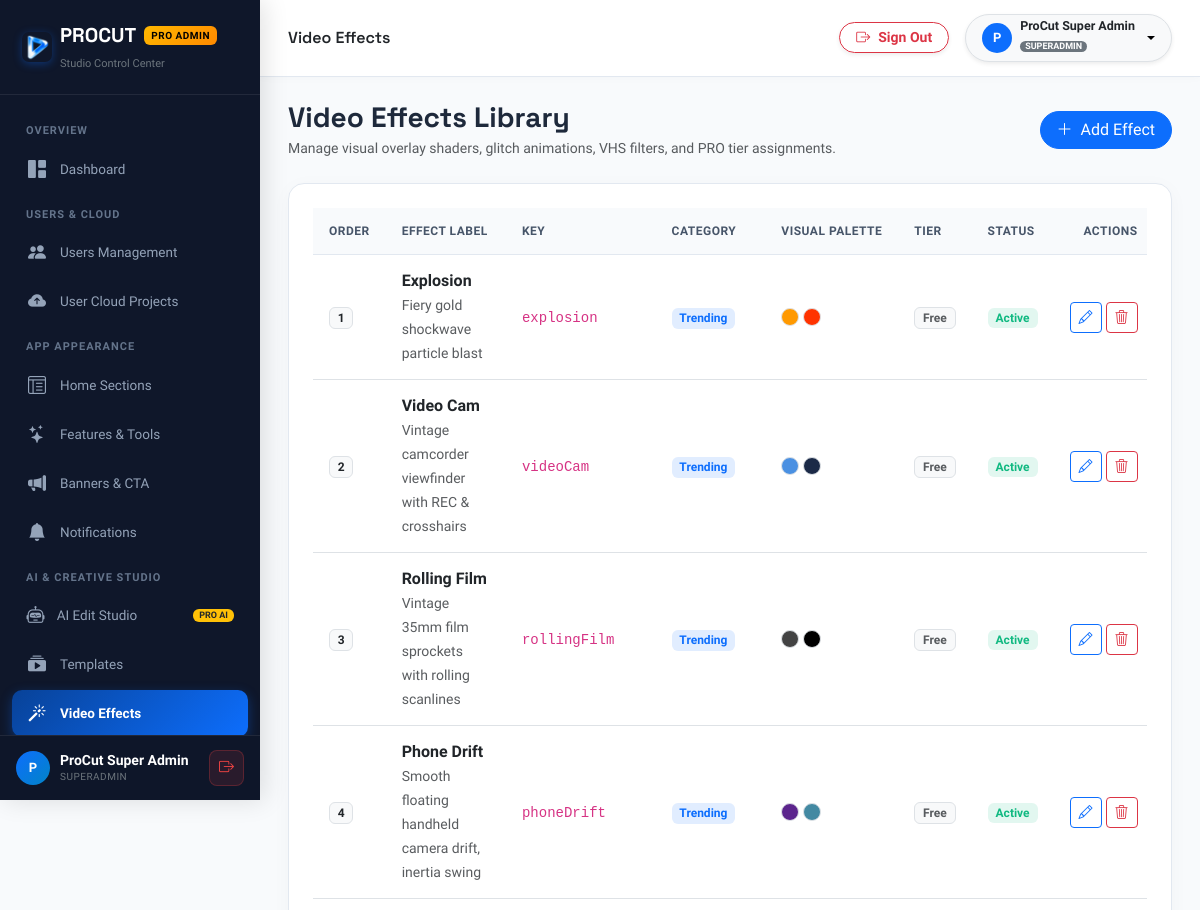
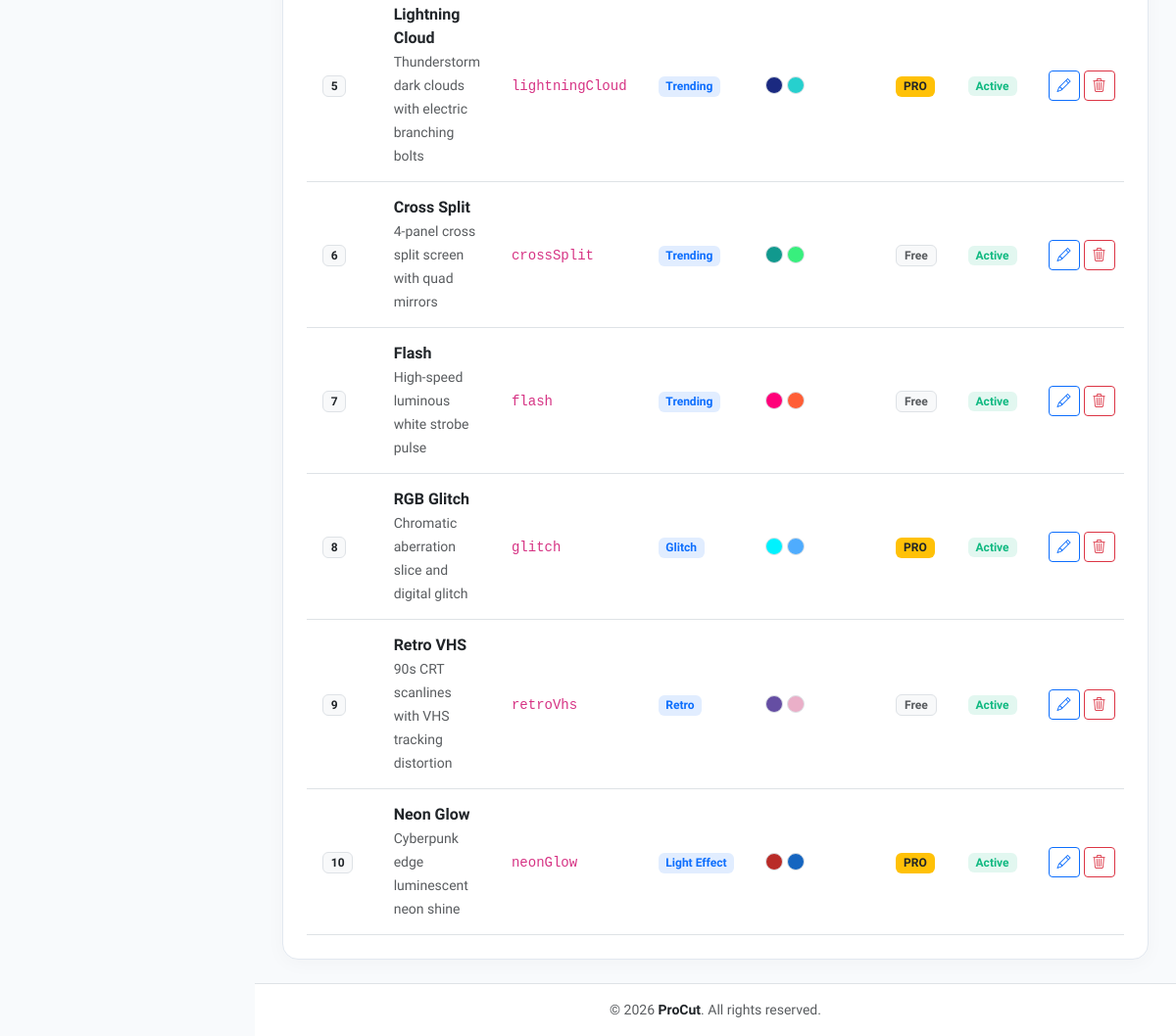
/admin/effects.php (signed in), run on the app's committed database (2 pictures, top to bottom).
### tables this page shows
CREATE TABLE IF NOT EXISTS effects (
    id INT AUTO_INCREMENT PRIMARY KEY,
    effect_key VARCHAR(100) NOT NULL UNIQUE,
    label VARCHAR(255) NOT NULL,
    category VARCHAR(100) NOT NULL DEFAULT 'Trending',
    description TEXT NULL,
    icon_name VARCHAR(100) NOT NULL,
    color1 VARCHAR(32) DEFAULT '0xFF2C2F38',
    color2 VARCHAR(32) DEFAULT '0xFF1E2028',
    is_pro TINYINT(1) DEFAULT 0,
    is_enabled TINYINT(1) DEFAULT 1,
    display_order INT DEFAULT 0,
    created_at DATETIME DEFAULT CURRENT_TIMESTAMP,
    updated_at DATETIME DEFAULT CURRENT_TIMESTAMP ON UPDATE CURRENT_TIMESTAMP,
    INDEX idx_effects_order (display_order),
    INDEX idx_effects_cat (category)
);

### config/database.php (called while the page is built, shortened)
<?php
class Database {
    private static ?PDO $pdo = null;
    public static function getConnection(): PDO {
        $cfgFile = dirname(__DIR__) . '/config.json';
        $cfg = [];
        if (file_exists($cfgFile)) {
            $cfg = @json_decode(file_get_contents($cfgFile), true) ?: [];
        }
        $mysqlCfg = $cfg['mysql'] ?? [];
        $host = (defined('DB_HOST') && DB_HOST !== '127.0.0.1' && DB_HOST !== 'localhost')
            ? DB_HOST
            : ($mysqlCfg['host'] ?? getenv('DB_HOST') ?: (defined('DB_HOST') ? DB_HOST : '127.0.0.1'));
        if ($host === 'localhost') {
            $host = '127.0.0.1';
        }
        $port = (defined('DB_PORT') && DB_PORT != '3306')
            ? DB_PORT
            : ($mysqlCfg['port'] ?? getenv('DB_PORT') ?: '3306');
        $dbname = (defined('DB_NAME') && DB_NAME !== 'procut_db')
            ? DB_NAME
            : ($mysqlCfg['database'] ?? getenv('DB_NAME') ?: (defined('DB_NAME') ? DB_NAME : 'procut_db'));
        $user = (defined('DB_USER') && DB_USER !== 'root')
            ? DB_USER
            : ($mysqlCfg['user'] ?? getenv('DB_USER') ?: (defined('DB_USER') ? DB_USER : 'root'));
        $pass = (defined('DB_PASS') && DB_PASS !== '')
            ? DB_PASS
            : ($mysqlCfg['password'] ?? (getenv('DB_PASS') !== false ? getenv('DB_PASS') : (defined('DB_PASS') ? DB_PASS : '')));
        $socket = '/Applications/XAMPP/xamppfiles/var/mysql/mysql.sock';
        $dsn = "mysql:host={$host};port={$port};dbname={$dbname};charset=utf8mb4";
        $options = [
            PDO::ATTR_ERRMODE            => PDO::ERRMODE_EXCEPTION,
            PDO::ATTR_DEFAULT_FETCH_MODE => PDO::FETCH_ASSOC,
            PDO::ATTR_EMULATE_PREPARES   => false,
            PDO::MYSQL_ATTR_INIT_COMMAND => "SET NAMES utf8mb4 COLLATE utf8mb4_unicode_ci"
        ];
        try {
            self::$pdo = new PDO($dsn, $user, $pass, $options);
        } catch (PDOException $e) {
            if (PHP_OS_FAMILY === 'Darwin' && empty(ini_get('open_basedir')) && @file_exists($socket)) {
                try {
                    $socketDsn = "mysql:unix_socket={$socket};dbname={$dbname};charset=utf8mb4";
                    self::$pdo = new PDO($socketDsn, $user, $pass, $options);
                    return self::$pdo;
                } catch (PDOException $e2) {
                }
            }
            $isApi = str_contains($_SERVER['REQUEST_URI'] ?? '', '/api/');
            if ($isApi) {
                http_response_code(500);
                header('Content-Type: application/json; charset=utf-8');
                die(json_encode([
                    'success' => false,
                    'error' => 'Database connection failed: ' . $e->getMessage()
                ]));
            }
            http_response_code(200);
            header('Content-Type: text/html; charset=utf-8');
            die('<!DOCTYPE html>
<html lang="en">
<head>
    <meta charset="UTF-8">
    <meta name="viewport" content="width=device-width, initial-scale=1.0">
    <title>Database Connection Required — ProCut</title>
    <link href="https://fonts.googleapis.com/css2?family=Plus+Jakarta+Sans:wght@400;600;700&display=swap" rel="stylesheet">
    <style>
        body { font-family: "Plus Jakarta Sans", sans-serif; background: #0F172A; color: #E2E8F0; display: flex; align-items: center; justify-content: center; min-height: 100vh; margin: 0; padding: 20px; }
        .box { background: rgba(30, 41, 59, 0.85); border: 1px solid rgba(255,255,255,0.1); border-radius: 16px; max-width: 580px; width: 100%; padding: 32px; box-shadow: 0 20px 50px rgba(0,0,0,0.5); }
        h2 { color: #F59E0B; margin-top: 0; font-size: 1.4rem; display: flex; align-items: center; gap: 8px; }
        p { line-height: 1.6; color: #94A3B8; font-size: 0.95rem; }
        .error-chip { background: rgba(239, 68, 68, 0.15); color: #F87171; border: 1px solid rgba(239,68,68,0.3); border-radius: 8px; padding: 10px 14px; font-family: monospace; font-size: 0.85rem; word-break: break-all; margin: 16px 0; }
        .code-box { background: #080e1a; border: 1px solid rgba(255,255,255,0.08); border-radius: 8px; padding: 14px; font-family: monospace; font-size: 0.85rem; color: #38BDF8; line-height: 1.5; margin: 16px 0; }
        .step { margin-top: 12px; color: #CBD5E1; font-size: 0.9rem; }
        strong { color: #FFF; }
    </style>
</head>
<body>
    <div class="box">
        <h2>⚠️ Database Connection Setup Required</h2>
        <p>The ProCut server cannot connect to your MySQL database with the current credentials.</p>
        <div class="error-chip">' . htmlspecialchars($e->getMessage()) . '</div>
        <p><strong>Attempted Connection:</strong><br>
        Host: <code>' . htmlspecialchars($host) . '</code> | Database: <code>' . htmlspecialchars($dbname) . '</code> | User: <code>' . htmlspecialchars($user) . '</code></p>
        <div class="step"><strong>How to Fix on InfinityFree:</strong></div>
        <p>Open <strong>File Manager</strong> &rarr; <strong>htdocs</strong> &rarr; <strong>config/config.php</strong> (or <strong>config.json</strong>) and enter your InfinityFree MySQL details:</p>
        <div class="code-box">
define(\'DB_HOST\', \'<strong>sql3xx.infinityfree.com</strong>\');<br>
define(\'DB_NAME\', \'<strong>epiz_xxxxxxx_procut_db</strong>\');<br>
define(\'DB_USER\', \'<strong>epiz_xxxxxxx</strong>\');<br>
define(\'DB_PASS\', \'<strong>your_vpanel_password</strong>\');
        </div>
        <p style="font-size:0.85rem; color:#64748B;">You can copy these 4 details directly from your InfinityFree Account Management page under <em>Database Details</em>.</p>
    </div>
</body>
</html>');
        }
        return self::$pdo;
    }
    public static function query(string $sql, array $params = []): PDOStatement {
        $stmt = self::getConnection()->prepare($sql);
        $stmt->execute($params);
        return $stmt;
    }
    public static function fetchAll(string $sql, array $params = []): array {
        return self::query($sql, $params)->fetchAll();
    }
}

### admin/effects.php (the view, shortened to what this page needs)
<?php
$effects = Database::fetchAll("SELECT * FROM effects ORDER BY display_order ASC");
require_once __DIR__ . '/includes/header.php';
require_once __DIR__ . '/includes/sidebar.php';
require_once __DIR__ . '/includes/navbar.php';
?>
<div class="d-flex flex-wrap justify-content-between align-items-center mb-4 gap-3">
    <div>
        <h3 class="fw-bold mb-1 brand-font">Video Effects Library</h3>
        <p class="text-muted small mb-0">Manage visual overlay shaders, glitch animations, VHS filters, and PRO tier assignments.</p>
    </div>
    <button type="button" class="btn btn-primary rounded-pill px-3" onclick="openNewEffect()">
        <i class="bi bi-plus-lg me-1"></i> Add Effect
    </button>
</div>
<div class="pro-card p-4">
    <div class="table-responsive">
        <table class="table table-hover align-middle mb-0">
            <thead>
                <tr>
                    <th style="width: 70px;">Order</th>
                    <th>Effect Label</th>
                    <th>Key</th>
                    <th>Category</th>
                    <th>Visual Palette</th>
                    <th>Tier</th>
                    <th>Status</th>
                    <th class="text-end">Actions</th>
                </tr>
            </thead>
            <tbody>
                <?php foreach ($effects as $e): ?>
                <tr>
                    <td>
                        <span class="badge bg-light text-dark border fw-bold"><?= (int)$e['display_order'] ?></span>
                    </td>
                    <td>
                        <div class="fw-bold text-dark"><?= htmlspecialchars($e['label']) ?></div>
                        <small class="text-muted"><?= htmlspecialchars($e['description']) ?></small>
                    </td>
                    <td>
                        <code><?= htmlspecialchars($e['effect_key']) ?></code>
                    </td>
                    <td>
                        <span class="badge badge-soft-primary"><?= htmlspecialchars($e['category']) ?></span>
                    </td>
                    <td>
                        <div class="d-flex gap-1 align-items-center">
                            <span class="rounded-circle d-inline-block border" style="width: 18px; height: 18px; background-color: <?= str_replace('0xFF', '#', $e['color1']) ?>;"></span>
                            <span class="rounded-circle d-inline-block border" style="width: 18px; height: 18px; background-color: <?= str_replace('0xFF', '#', $e['color2']) ?>;"></span>
                        </div>
                    </td>
                    <td>
                        <?php if ($e['is_pro']): ?>
                            <span class="badge bg-warning text-dark fw-bold">PRO</span>
                        <?php else: ?>
                            <span class="badge bg-light text-muted border">Free</span>
                        <?php endif; ?>
                    </td>
                    <td>
                        <form method="POST" action="" class="d-inline">
                            <?php if ($e['is_enabled']): ?>
                                <button type="submit" class="badge badge-soft-success border-0 px-2 py-1">Active</button>
                            <?php else: ?>
                                <button type="submit" class="badge badge-soft-danger border-0 px-2 py-1">Hidden</button>
                            <?php endif; ?>
                        </form>
                    </td>
                    <td class="text-end">
                        <div class="d-flex justify-content-end gap-1">
                            <button class="btn btn-sm btn-outline-primary py-1 px-2" onclick='editEffect(<?= json_encode($e) ?>)'><i class="bi bi-pencil"></i></button>
                            <form method="POST" action="" onsubmit="return confirm('Delete this effect?');">
                                <button type="submit" class="btn btn-sm btn-outline-danger py-1 px-2"><i class="bi bi-trash3"></i></button>
                            </form>
                        </div>
                    </td>
                </tr>
                <?php endforeach; ?>
            </tbody>
        </table>
    </div>
</div>
<?php require_once __DIR__ . '/includes/footer.php'; ?>

### admin/includes/header.php (style rules this page uses)
:root { --procut-primary: #0D6EFD; --procut-primary-dark: #084298; --procut-accent: #0284C7; --procut-gold: #FFB800; --procut-sidebar-bg: #0F172A; --procut-sidebar-hover: #1E293B; --procut-card-bg: #FFFFFF; --procut-body-bg: #F8FAFC; }
html, body { width: 100%; max-width: 100vw; overflow-x: hidden; margin: 0; padding: 0; box-sizing: border-box; }
*, *::before, *::after { box-sizing: border-box; }
body { font-family: 'Plus Jakarta Sans', sans-serif; background-color: var(--procut-body-bg); color: #1E293B; min-height: 100vh; }
h1, h2, h3, h4, h5, h6, .brand-font { font-family: 'Space Grotesk', sans-serif; }
.pro-card { background: #FFFFFF; border: 1px solid #E2E8F0; border-radius: 16px; box-shadow: 0 4px 20px rgba(0, 0, 0, 0.03); transition: all 0.2s ease; max-width: 100%; box-sizing: border-box; }
.table-responsive { width: 100%; max-width: 100%; overflow-x: auto; -webkit-overflow-scrolling: touch; }
.table > :not(caption) > * > * { padding: 14px 16px; vertical-align: middle; }
.table thead th { background: #F8FAFC; color: #475569; font-size: 12px; text-transform: uppercase; letter-spacing: 0.5px; border-bottom: 1px solid #E2E8F0; white-space: nowrap; }
.badge-soft-primary { background: rgba(13, 110, 253, 0.12); color: #0D6EFD; }
.badge-soft-success { background: rgba(16, 185, 129, 0.12); color: #10B981; }

### data on the page
effects: display_order "1", label "Explosion", description "Fiery gold shockwave particle blast", effect_key "explosion", category "Trending", is_pro "Free", is_enabled "Active"
effects: display_order "2", label "Video Cam", description "Vintage camcorder viewfinder with REC & crosshairs", effect_key "videoCam", category "Trending", is_pro "Free", is_enabled "Active"
effects: display_order "3", label "Rolling Film", description "Vintage 35mm film sprockets with rolling scanlines", effect_key "rollingFilm", category "Trending", is_pro "Free", is_enabled "Active"
effects: display_order "4", label "Phone Drift", description "Smooth floating handheld camera drift, inertia swing", effect_key "phoneDrift", category "Trending", is_pro "Free", is_enabled "Active"
effects: display_order "5", label "Lightning Cloud", description "Thunderstorm dark clouds with electric branching bolts", effect_key "lightningCloud", category "Trending", is_pro "PRO", is_enabled "Active"
effects: display_order "6", label "Cross Split", description "4-panel cross split screen with quad mirrors", effect_key "crossSplit", category "Trending", is_pro "Free", is_enabled "Active"
effects: display_order "7", label "Flash", description "High-speed luminous white strobe pulse", effect_key "flash", category "Trending", is_pro "Free", is_enabled "Active"
effects: display_order "8", label "RGB Glitch", description "Chromatic aberration slice and digital glitch", effect_key "glitch", category "Glitch", is_pro "PRO", is_enabled "Active"
effects: display_order "9", label "Retro VHS", description "90s CRT scanlines with VHS tracking distortion", effect_key "retroVhs", category "Retro", is_pro "Free", is_enabled "Active"
effects: display_order "10", label "Neon Glow", description "Cyberpunk edge luminescent neon shine", effect_key "neonGlow", category "Light Effect", is_pro "PRO", is_enabled "Active"

### other printed values
substr($currentAdmin['name'] ?? 'A', 0, 1) "P"
$currentAdmin['name'] "ProCut Super Admin"
$currentAdmin['role'] "SUPERADMIN"
$pageTitle "Video Effects"
APP_NAME "ProCut"
